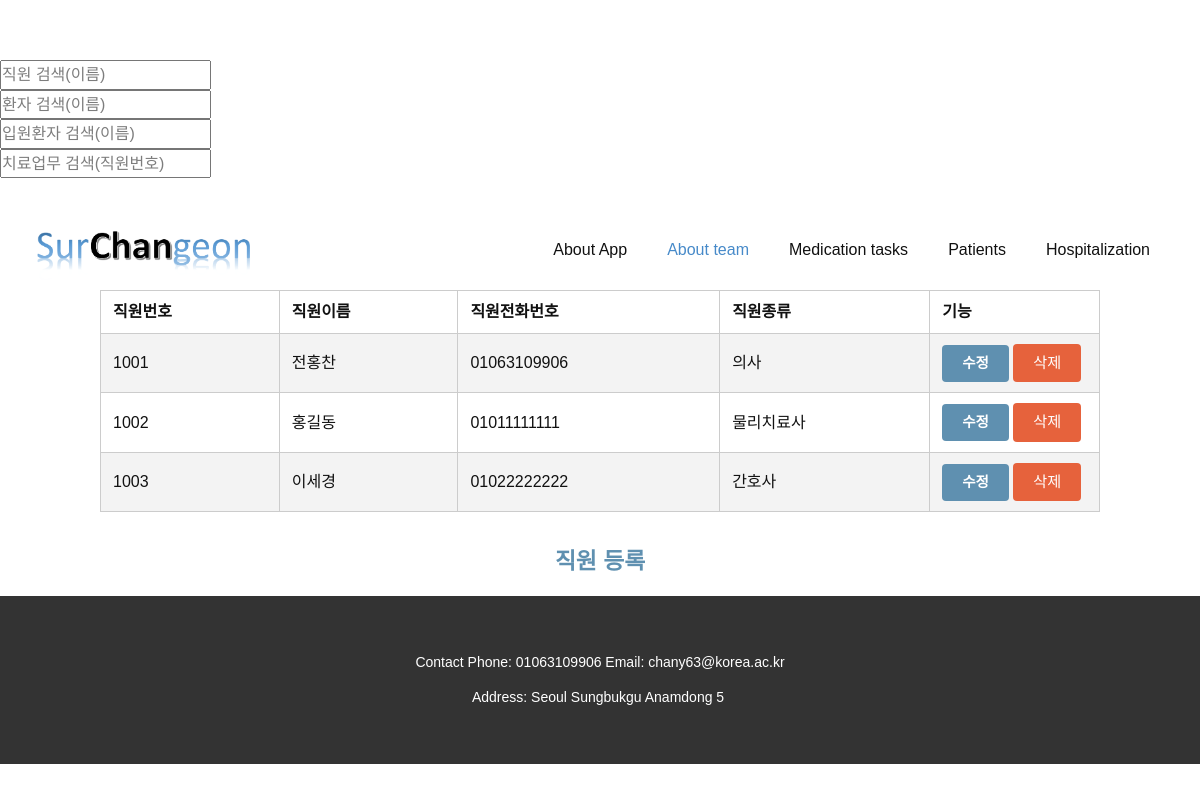
The app's page /About-team.php with its own data.
### tables this page shows
create table employee(emp_no char(10) primary key not null, emp_name char(20) not null, emp_phone char(20), emp_type char(20) not null);

### About-team.php (the view, shortened to what this page needs)
<?
include "config.php";
?>
<!DOCTYPE html>
<html style="font-size: 16px;">
  <head>
    <link rel="stylesheet" href="nicepage.css" media="screen">
<link rel="stylesheet" href="About-team.css" media="screen">
<link rel="stylesheet" href="styles.css">
  </head>
  <form action="About-team.php" method="post">
    <input
      type="text"
      name="search_keyword"
      placeholder="직원 검색(이름)"
    />
  </form>
  <form action="Patients.php" method="post">
    <input
      type="text"
      name="search_keyword"
      placeholder="환자 검색(이름)"
    />
  </form>
  <form action="Hospitalization.php" method="post">
    <input
      type="text"
      name="search_keyword"
      placeholder="입원환자 검색(이름)"
    />
  </form>
  <form action="Medication-tasks.php" method="post">
    <input
      type="text"
      name="search_keyword"
      placeholder="치료업무 검색(직원번호)"
    />
  </form>
  <body class="u-body"><header class="u-clearfix u-header u-header" id="sec-d9f7"><div class="u-clearfix u-sheet u-sheet-1">
        <a href="Home.php" data-page-id="25047863" class="u-image u-logo u-image-1" title="Home" data-image-width="1425" data-image-height="398">
          <img src="images/1.png" class="u-logo-image u-logo-image-1">
        </a>
        <nav class="u-menu u-menu-dropdown u-offcanvas u-menu-1">
          <div class="u-custom-menu u-nav-container">
            <ul class="u-nav u-unstyled u-nav-1"><li class="u-nav-item"><a class="u-button-style u-nav-link u-text-active-palette-1-base u-text-hover-palette-2-base" href="About-App.php" style="padding: 10px 20px;">About App</a>
</li><li class="u-nav-item"><a class="u-button-style u-nav-link u-text-active-palette-1-base u-text-hover-palette-2-base" href="About-team.php" style="padding: 10px 20px;">About team</a>
</li><li class="u-nav-item"><a class="u-button-style u-nav-link u-text-active-palette-1-base u-text-hover-palette-2-base" href="Medication-tasks.php" style="padding: 10px 20px;">Medication tasks</a>
</li><li class="u-nav-item"><a class="u-button-style u-nav-link u-text-active-palette-1-base u-text-hover-palette-2-base" href="Patients.php" style="padding: 10px 20px;">Patients</a>
</li><li class="u-nav-item"><a class="u-button-style u-nav-link u-text-active-palette-1-base u-text-hover-palette-2-base" href="Hospitalization.php" style="padding: 10px 20px;">Hospitalization</a>
</li></ul>
          </div>
        </nav>
      </div></header>
      <div class="container">
          <?
          $conn = dbconnect($host, $dbid, $dbpass, $dbname);
          $query = "select * from employee";
          $res = mysqli_query($conn, $query);
          ?>
          <table class="table table-striped table-bordered">
              <thead>
              <tr>
                  <th>직원번호</th>
                  <th>직원이름</th>
                  <th>직원전화번호</th>
                  <th>직원종류</th>
                  <th>기능</th>
              </tr>
              </thead>
              <tbody>
              <?
              while ($row = mysqli_fetch_array($res)) {
                  echo "<tr>";
                  echo "<td>{$row['emp_no']}</td>";
                  echo "<td>{$row['emp_name']}</td>";
                  echo "<td>{$row['emp_phone']}</td>";
                  echo "<td>{$row['emp_type']}</td>";
                  echo "<td width='17%'>
                      <a href='team_form.php?emp_no={$row['emp_no']}'><button class='button primary small'>수정</button></a>
                       <button onclick='javascript:deleteConfirm({$row['emp_no']})' class='button danger small'>삭제</button>
                      </td>";
                  echo "</tr>";
              }
              ?>
              </tbody>
          </table>
          <center><div><h4><a href = 'team_form.php'>직원 등록</a></h4></div></center>
      </div>
    <footer class="u-align-center u-clearfix u-footer u-grey-80 u-footer" id="sec-7dd8"><div class="u-clearfix u-sheet u-sheet-1">
        <p class="u-small-text u-text u-text-variant u-text-1">Contact Phone: 01063109906 Email: chany63@korea.ac.kr<br>Address: Seoul Sungbukgu Anamdong 5&nbsp;
        </p>
      </div></footer>
  </body>
</html>

### design/styles.css (style rules this page uses)
body { margin-top: 60px; }
.container { width: 1000px; margin: 0 auto; }
* { margin: 0; padding: 0; font-family: "Nanum Gothic", sans-serif; }
h1, h2, h3, h4, h5, h6 { font-weight: 500; }
h4 { font-size: 1.5em; }
p { line-height: 2.5em; }
a { font-size: .95em; font-weight: 700; text-decoration: none; color: #5f90b0; }
.table { width: 100%; border-spacing: 0; border-collapse: collapse; text-align: left; margin-bottom: 35px; }
.table th, .table td { border-bottom: 1px #CCC solid; padding: 8px 12px; }
.table.table-striped tbody tr:nth-child(2n+1) { background-color: #f3f3f3; }
.table.table-bordered { border: 1px #CCC solid; }
.table.table-bordered td, .table.table-bordered th { border: 1px #CCC solid; }
.button { border: 0; border-radius: 4px; cursor: pointer; margin:2px 0px 2px 0px; }
.button.small { padding: 7px 20px; font-size: .95em; }
.button.primary { color: #FFF; background: #5f90b0; }
.button.danger { color: #FFF; background: #e6623c; }

### records on screen
employee: emp_no "1001", emp_name "전홍찬", emp_phone "01063109906", emp_type "의사"
employee: emp_no "1002", emp_name "홍길동", emp_phone "01011111111", emp_type "물리치료사"
employee: emp_no "1003", emp_name "이세경", emp_phone "01022222222", emp_type "간호사"
